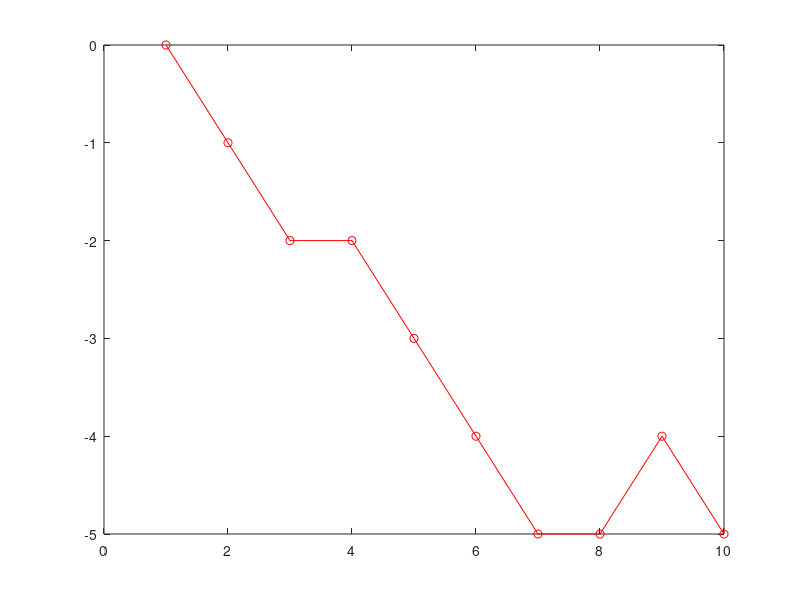

Write MATLAB code to recreate this figure.
n = 10;
x = zeros(1);
x(1) = 0; %start value%
for i = 2:n
    R = rand;
    if R <= (1/3)
        x(i) = -1 + x(i-1);
    elseif R > (2/3)
        x(i) = 1 + x(i-1);
    elseif R > (1/3) && R <= (2/3)
        x(i) = x(i-1);
    end
    fprintf('The person is %d km from home\n', x(i));
end
ylabel("position")
xlabel("Step_count")
title("Random Walk")
plot(x,'-or')